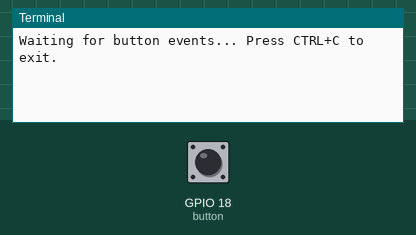
This program was run on a simulated Raspberry Pi (BCM pin numbers). Parts: the last lines printed to the terminal. The inputs (shaded band) are chosen by the test bench; at power-on: GPIO 18 (button) HIGH.

Above: at 1.2 s.
1.3 s: GPIO 18 (button) pulled LOW for 0.15 s
At 1.43 s:
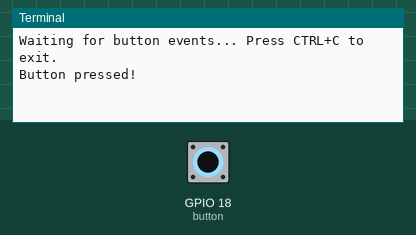
At 2.7 s:
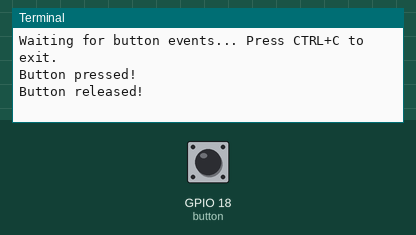

The program:

read_button_event_driven.py
```python
from gpiozero import Button
from signal import pause

# Button on GPIO18 (BCM numbering)
button = Button(18)

# Define what happens when button is pressed
def on_press():
    print("Button pressed!")

# Define what happens when button is released
def on_release():
    print("Button released!")

# Attach events
button.when_pressed = on_press
button.when_released = on_release

print("Waiting for button events... Press CTRL+C to exit.")

# Keep the program running to wait for events
pause()
```

Measured:
- after the input at 1.3 s, the terminal: prints a new line at once (image 1)
